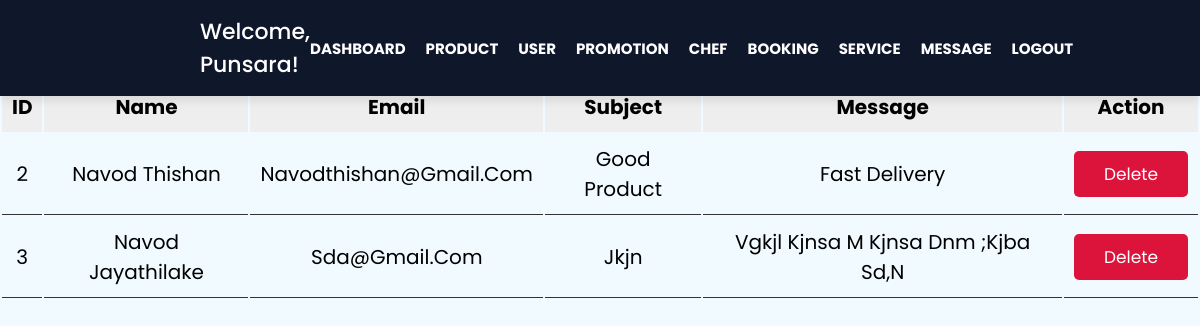
/Admin/feedback.php (signed in), run on the app's committed database.
### tables this page shows
CREATE TABLE `feedback` (
  `id` int(11) NOT NULL,
  `name` varchar(250) NOT NULL,
  `email` varchar(255) NOT NULL,
  `subject` varchar(250) NOT NULL,
  `message` text NOT NULL
);

### Admin/feedback.php (the view, shortened to what this page needs)
<?php
include 'navbar.php';
include 'config.php';
$selectfeedback = mysqli_query($conn, "SELECT * FROM feedback");
?>
<!DOCTYPE html>
<html lang="en">
<head>
    <link rel="stylesheet" href="https://cdnjs.cloudflare.com/ajax/libs/font-awesome/5.15.4/css/all.min.css">
    <link rel="stylesheet" href="style.css">
</head>
<body>
<div class="product-display">
    <table class="product-display-table">
        <thead>
            <tr>
                <th>ID</th>
                <th>Name</th>
                <th>Email</th>
                <th>Subject</th>
                <th>Message</th>
                <th>Action</th>
            </tr>
        </thead>
        <?php while ($message = mysqli_fetch_assoc($selectfeedback)) { ?>
            <tr>
                <td><?php echo $message['id']; ?></td>
                <td><?php echo $message['name']; ?></td>
                <td><?php echo $message['email']; ?></td>
                <td><?php echo $message['subject']; ?></td>
                <td><?php echo $message['message']; ?></td>
                <td>
                    <a href="?delete_feedback=<?php echo $message['id']; ?>" class="btn">Delete</a>
                </td>
            </tr>
        <?php } ?>
    </table>
</div>
</body>
</html>

### Admin/style.css (style rules this page uses)
* { margin: 0; padding: 0; box-sizing: border-box; font-family: "Poppins", sans-serif; }
body { background: #f0faff; }
a { color: #fff; text-decoration: none; }
:root { --green:#0F172B; --black:#333; --white:#fff; --bg-color:#eee; --box-shadow:0 .5rem 1rem rgba(0,0,0,.1); --border:.1rem solid var(--black); margin-top: 60px; }
* { font-family: 'Poppins', sans-serif; margin:0; padding:0; box-sizing: border-box; outline: none; border:none; text-decoration: none; text-transform: capitalize; }
html { font-size: 62.5%; overflow-x: hidden; }
.btn { display: block; width: 100%; cursor: pointer; border-radius: .5rem; margin-top: 1rem; font-size: 1.7rem; padding:1rem 3rem; background: var(--green); color:var(--white); text-align: center; }
.product-display { margin:2rem 0; }
.product-display .product-display-table { width: 100%; text-align: center; }
.product-display .product-display-table thead { background: var(--bg-color); }
.product-display .product-display-table th { padding:1rem; font-size: 2rem; }
.product-display .product-display-table td { padding:1rem; font-size: 2rem; border-bottom: var(--border); }
.product-display .product-display-table .btn:first-child { margin-top: 0; }
.product-display .product-display-table .btn:last-child { background: crimson; }

### data on the page
feedback: id "2", name "Navod Thishan", email "Navodthishan@gmail.com", subject "Good Product", message "Fast Delivery"
feedback: id "3", name "Navod Jayathilake", email "Sda@gmail.com", subject "Jkjn", message "Vgkjl Kjnsa M Kjnsa Dnm ;kjba Sd,n"

### other printed values
$_SESSION['admin_name'] "Punsara"
